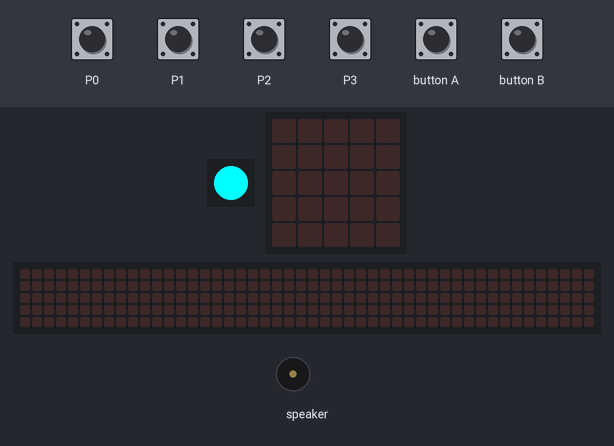
Simulated run of this program. Board: Calliope mini (MakeCode). Shown: 1 RGB LEDs in strip order, left to right, the board's 5×5 LED display, a strip that is not on the board, showing the scrolling text unrolled, buzzer (waves = sounding). The test bench sets the inputs (shaded band). The 48×5 strip is a reading aid, not a part: it shows the text the display is scrolling, unrolled, one strip-width of it at a time.

Above: at 1.2 s.
1.3 s: button A pressed for 0.15 s
At 2.4 s:
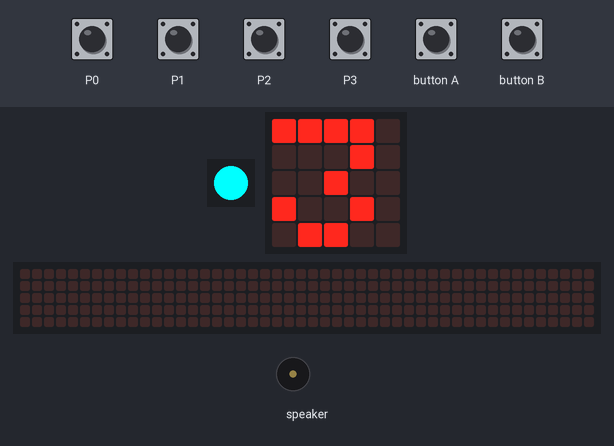
4.4 s: button B pressed for 0.15 s
At 4.62 s:
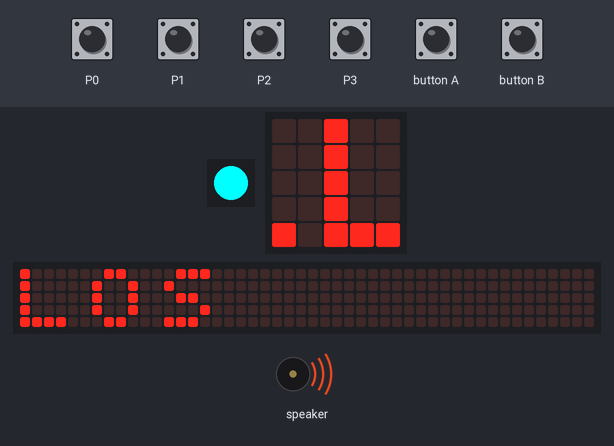
7.4 s: touch pin P0 pressed for 0.15 s
At 13.5 s:
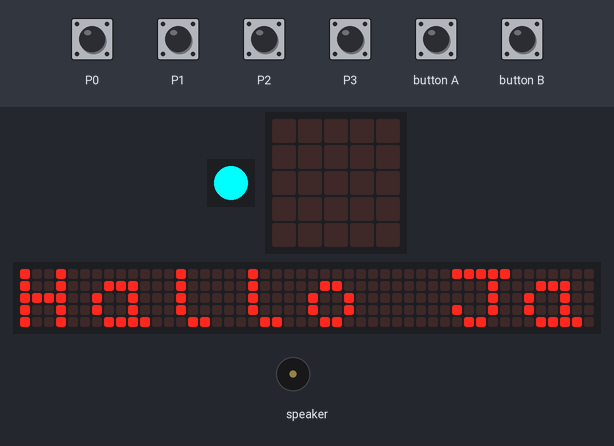
Timing chart, 0 to 15.0 s (numbered marks = the images above; inputs shaded):
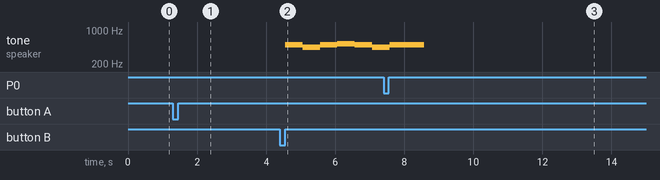

The program:

main.ts
```typescript
input.onPinTouchEvent(TouchPin.P1, input.buttonEventDown(), function () {
    basic.showIcon(IconNames.Ghost)
})
input.onButtonEvent(Button.A, input.buttonEventClick(), function () {
    basic.showLeds(`
        . . # . .
        . # . # .
        . # # # .
        . # # # .
        # . # . #
        `)
    basic.showNumber(3)
    basic.showNumber(2)
    basic.showNumber(1)
    basic.showString("LOS")
    basic.showLeds(`
        . . # . .
        . # . # .
        . # # # .
        . # # # .
        # . # . #
        `)
    basic.showLeds(`
        . # . # .
        . # # # .
        . # # # .
        # . # . #
        . # # # .
        `)
    basic.showLeds(`
        . # # # .
        . # # # .
        # . # . #
        . # # # .
        . . # . .
        `)
    basic.showLeds(`
        . # # # .
        # . # . #
        . # # # .
        . . # . .
        . . . . .
        `)
    basic.showLeds(`
        # . # . #
        . # # # .
        . . # . .
        . . . . .
        . . . . .
        `)
    basic.showLeds(`
        . # # # .
        . . # . .
        . . . . .
        . . . . .
        . . . . .
        `)
    basic.showLeds(`
        . . # . .
        . . . . .
        . . . . .
        . . . . .
        . . . . .
        `)
    basic.showLeds(`
        . . . . .
        . . . . .
        . . . . .
        . . . . .
        . . . . .
        `)
})
input.onButtonEvent(Button.B, input.buttonEventClick(), function () {
    music.playMelody("B A B C5 B A B B ", 120)
    basic.showIcon(IconNames.EigthNote)
    basic.showIcon(IconNames.QuarterNote)
})
input.onGesture(Gesture.Shake, function () {
    basic.showString("NICHT SCHUETTELN")
    basic.showLeds(`
        . . . . .
        . # . # .
        . . . . .
        . # # # .
        # . . . #
        `)
})
input.onPinTouchEvent(TouchPin.P0, input.buttonEventDown(), function () {
    basic.showString("Hallo Jakob")
    basic.showLeds(`
        . . . . .
        . # . # .
        . . # . .
        # . . . #
        . # # # .
        `)
    basic.showLeds(`
        . . . . .
        . . . # .
        . . # . .
        # . . . #
        . # # # .
        `)
    basic.showLeds(`
        . . . . .
        . # . # .
        . . # . .
        # . . . #
        . # # # .
        `)
    basic.showIcon(IconNames.Heart)
})
input.onPinTouchEvent(TouchPin.P2, input.buttonEventDown(), function () {
    basic.showIcon(IconNames.Duck)
})
input.onPinTouchEvent(TouchPin.P3, input.buttonEventDown(), function () {
    basic.showIcon(IconNames.Snake)
})
basic.forever(function () {
    basic.setLedColor(0x00ffff)
})
```

test.ts
```typescript
// Hier kann man Tests durchführen; diese Datei wird nicht kompiliert, wenn dieses Paket als Erweiterung verwendet wird.
```

Measured:
- after the input at 1.3 s, the display: first changes after 0.15 s (image 1 shows a later state)
- after the input at 4.4 s, tone on speaker: plays 494 Hz for 0.51 s, 440 Hz for 0.51 s, 494 Hz for 0.51 s, 523 Hz for 0.51 s, 494 Hz for 0.51 s, 440 Hz for 0.32 s, starting after 0.15 s
- after the input at 7.4 s, the display: first differs from a run without the input after 0.70 s (image 3 shows a later state)
- what the display in image 1 shows lasts 0.7 s, from 1.9 s to 2.6 s
- what the display in image 3 shows lasts 0.6 s, from 13.1 s to 13.7 s
